Frame 1 (no input): blank canvas, image omitted
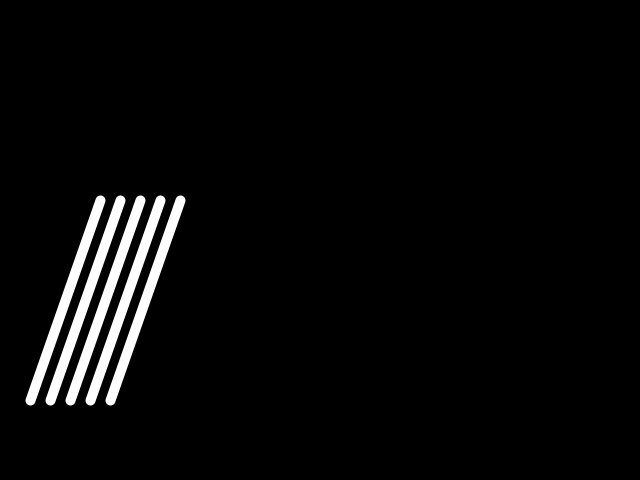
Frame 60 (the mouse pressed at the canvas centre just before this capture)
Frame 120 (the mouse held since frame 60 and released just before this capture): identical to frame 60, image omitted

The Processing sketch that drew this single still picture (run headless with seeded random() and noise(); from frame 60 on, the mouse is pressed at the canvas centre):

// Processing sketch: draw_lines_pde
// ── draw_lines_pde.pde
void setup()
{
      size(640,480);
}


void draw()
{



  background(0);
  
  
  line(30,400,100,200);
  line(50,400,120,200);
  line(70,400,140,200);
  line(90,400,160,200);
   line(110,400,180,200);
  
 stroke(255);
 
 strokeWeight(10);
}
